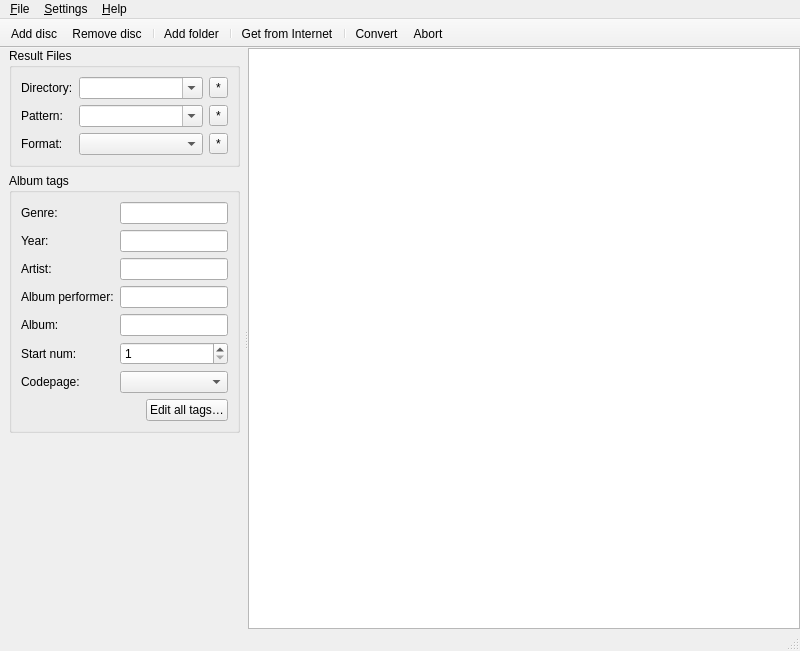
<?xml version="1.0" encoding="UTF-8"?>
<ui version="4.0">
 <class>MainWindow</class>
 <widget class="QMainWindow" name="MainWindow">
  <property name="geometry">
   <rect>
    <x>0</x>
    <y>0</y>
    <width>800</width>
    <height>651</height>
   </rect>
  </property>
  <property name="windowTitle">
   <string>Flacon</string>
  </property>
  <widget class="QWidget" name="centralwidget">
   <layout class="QVBoxLayout" name="verticalLayout_2">
    <property name="topMargin">
     <number>0</number>
    </property>
    <property name="rightMargin">
     <number>0</number>
    </property>
    <property name="bottomMargin">
     <number>0</number>
    </property>
    <item>
     <widget class="QSplitter" name="splitter">
      <property name="orientation">
       <enum>Qt::Orientation::Horizontal</enum>
      </property>
      <widget class="QWidget" name="layoutWidget">
       <layout class="QVBoxLayout" name="verticalLayout" stretch="0,0,1">
        <property name="rightMargin">
         <number>4</number>
        </property>
        <item>
         <widget class="QGroupBox" name="outFilesBox">
          <property name="title">
           <string>Result Files</string>
          </property>
          <layout class="QGridLayout" name="formLayout_2">
           <item row="0" column="0">
            <widget class="QLabel" name="outDirLabel">
             <property name="text">
              <string>Directory:</string>
             </property>
            </widget>
           </item>
           <item row="0" column="1">
            <layout class="QHBoxLayout" name="horizontalLayout_3">
             <item>
              <widget class="OutDirComboBox" name="outDirEdit">
               <property name="toolTip">
                <string comment="Main form tooltip for &quot;Directory&quot; edit">You can browse to the destination directory. You can also input it manually.

If the path is left empty or starts with &quot;.&quot; (dot), the result files will be placed in the same directory as the source.</string>
               </property>
               <property name="editable">
                <bool>true</bool>
               </property>
              </widget>
             </item>
             <item>
              <widget class="OutDirButton" name="outDirButton">
               <property name="text">
                <string notr="true">*</string>
               </property>
              </widget>
             </item>
            </layout>
           </item>
           <item row="1" column="0">
            <widget class="QLabel" name="outPatternEditLabel">
             <property name="text">
              <string>Pattern:</string>
             </property>
             <property name="buddy">
              <cstring>outPatternEdit</cstring>
             </property>
            </widget>
           </item>
           <item row="1" column="1">
            <layout class="QHBoxLayout" name="horizontalLayout_6">
             <item>
              <widget class="HistoryComboBox" name="outPatternEdit">
               <property name="toolTip">
                <string comment="Main form tooltip for &quot;Pattern&quot; edit">&lt;style type=&quot;text/css&quot;&gt;
.term {font-weight: bold;}
.def  { white-space: nowrap; }
&lt;/style&gt;
Tokens start with %. You can use the following tokens:
&lt;table&gt;
&lt;tr&gt;&lt;td class=&quot;term&quot;&gt;%n&lt;/td&gt; &lt;td class=&quot;def&quot;&gt; - Track number  &lt;/td&gt;
        &lt;td class=&quot;term&quot;&gt;%N&lt;/td&gt; &lt;td class=&quot;def&quot;&gt; - Total number of tracks&lt;/td&gt;&lt;/tr&gt;
&lt;tr&gt;&lt;td class=&quot;term&quot;&gt;%a&lt;/td&gt; &lt;td class=&quot;def&quot;&gt; - Artist&lt;/td&gt;
        &lt;td class=&quot;term&quot;&gt;%A&lt;/td&gt; &lt;td class=&quot;def&quot;&gt; - Album title&lt;/td&gt;&lt;/tr&gt;
&lt;tr&gt;&lt;td class=&quot;term&quot;&gt;%t&lt;/td&gt; &lt;td class=&quot;def&quot;&gt; - Track title&lt;/td&gt;
        &lt;td class=&quot;term&quot;&gt;%y&lt;/td&gt; &lt;td class=&quot;def&quot;&gt; - Year&lt;/td&gt;&lt;/tr&gt;
&lt;tr&gt;&lt;td class=&quot;term&quot;&gt;%g&lt;/td&gt; &lt;td class=&quot;def&quot;&gt; - Genre&lt;/td&gt;
        &lt;td class=&quot;term&quot;&gt;&lt;/td&gt; &lt;td class=&quot;def&quot;&gt;&lt;/td&gt;&lt;/tr&gt;
&lt;/table&gt;
&lt;br&gt;&lt;br&gt;
If you surround sections of text that contain a token with braces, these sections will be hidden if the token is empty.</string>
               </property>
               <property name="editable">
                <bool>true</bool>
               </property>
              </widget>
             </item>
             <item>
              <widget class="OutPatternButton" name="outPatternButton">
               <property name="text">
                <string notr="true">*</string>
               </property>
              </widget>
             </item>
            </layout>
           </item>
           <item row="2" column="0">
            <widget class="QLabel" name="outProfileLabel">
             <property name="text">
              <string>Format:</string>
             </property>
             <property name="buddy">
              <cstring>outProfileCombo</cstring>
             </property>
            </widget>
           </item>
           <item row="2" column="1">
            <layout class="QHBoxLayout" name="horizontalLayout_5">
             <item>
              <widget class="QComboBox" name="outProfileCombo">
               <property name="sizePolicy">
                <sizepolicy hsizetype="Expanding" vsizetype="Fixed">
                 <horstretch>0</horstretch>
                 <verstretch>0</verstretch>
                </sizepolicy>
               </property>
               <property name="toolTip">
                <string comment="Main form tooltip for &quot;Format&quot; edit">Output format</string>
               </property>
              </widget>
             </item>
             <item>
              <widget class="ToolButton" name="configureProfileBtn">
               <property name="text">
                <string notr="true">*</string>
               </property>
              </widget>
             </item>
            </layout>
           </item>
          </layout>
         </widget>
        </item>
        <item>
         <widget class="QGroupBox" name="tagsBox">
          <property name="sizePolicy">
           <sizepolicy hsizetype="Preferred" vsizetype="Preferred">
            <horstretch>0</horstretch>
            <verstretch>0</verstretch>
           </sizepolicy>
          </property>
          <property name="title">
           <string>Album tags</string>
          </property>
          <layout class="QGridLayout" name="formLayout">
           <item row="6" column="0">
            <widget class="QLabel" name="codepageComboLabel">
             <property name="text">
              <string>Codepage:</string>
             </property>
             <property name="buddy">
              <cstring>codepageCombo</cstring>
             </property>
            </widget>
           </item>
           <item row="3" column="0">
            <widget class="QLabel" name="tagAlbumPerformerLabel">
             <property name="text">
              <string>Album performer:</string>
             </property>
            </widget>
           </item>
           <item row="4" column="1" colspan="2">
            <widget class="MultiValuesLineEdit" name="tagAlbumEdit"/>
           </item>
           <item row="3" column="1" colspan="2">
            <widget class="MultiValuesLineEdit" name="tagAlbumPerformerEdit"/>
           </item>
           <item row="1" column="0">
            <widget class="QLabel" name="tagYearEditLabel">
             <property name="text">
              <string>Year:</string>
             </property>
             <property name="buddy">
              <cstring>tagYearEdit</cstring>
             </property>
            </widget>
           </item>
           <item row="6" column="1" colspan="2">
            <widget class="CodePageComboBox" name="codepageCombo"/>
           </item>
           <item row="1" column="1" colspan="2">
            <widget class="MultiValuesLineEdit" name="tagYearEdit">
             <property name="minimum" stdset="0">
              <number>1900</number>
             </property>
             <property name="maximum" stdset="0">
              <number>3000</number>
             </property>
            </widget>
           </item>
           <item row="5" column="0">
            <widget class="QLabel" name="tagStartNumEditLabel">
             <property name="toolTip">
              <string/>
             </property>
             <property name="text">
              <string>Start num:</string>
             </property>
             <property name="buddy">
              <cstring>tagStartNumEdit</cstring>
             </property>
            </widget>
           </item>
           <item row="2" column="0">
            <widget class="QLabel" name="tagPerformerLabel">
             <property name="text">
              <string>Artist:</string>
             </property>
             <property name="buddy">
              <cstring>tagPerformerEdit</cstring>
             </property>
            </widget>
           </item>
           <item row="0" column="1" colspan="2">
            <widget class="MultiValuesLineEdit" name="tagGenreEdit"/>
           </item>
           <item row="5" column="1" colspan="2">
            <widget class="MultiValuesSpinBox" name="tagStartNumEdit">
             <property name="minimum">
              <number>1</number>
             </property>
            </widget>
           </item>
           <item row="4" column="0">
            <widget class="QLabel" name="tagAlbumEditLabel">
             <property name="text">
              <string>Album:</string>
             </property>
             <property name="buddy">
              <cstring>tagAlbumEdit</cstring>
             </property>
            </widget>
           </item>
           <item row="0" column="0">
            <widget class="QLabel" name="tagGenreEditLabel">
             <property name="text">
              <string>Genre:</string>
             </property>
             <property name="buddy">
              <cstring>tagGenreEdit</cstring>
             </property>
            </widget>
           </item>
           <item row="7" column="2">
            <widget class="QPushButton" name="editTagsButton">
             <property name="text">
              <string comment="Button text">Edit all tags…</string>
             </property>
            </widget>
           </item>
           <item row="2" column="1" colspan="2">
            <widget class="MultiValuesLineEdit" name="tagPerformerEdit"/>
           </item>
          </layout>
         </widget>
        </item>
        <item>
         <spacer name="verticalSpacer">
          <property name="orientation">
           <enum>Qt::Orientation::Vertical</enum>
          </property>
          <property name="sizeHint" stdset="0">
           <size>
            <width>20</width>
            <height>40</height>
           </size>
          </property>
         </spacer>
        </item>
       </layout>
      </widget>
      <widget class="TrackView" name="trackView">
       <property name="sizePolicy">
        <sizepolicy hsizetype="Preferred" vsizetype="Preferred">
         <horstretch>1</horstretch>
         <verstretch>0</verstretch>
        </sizepolicy>
       </property>
       <property name="tabKeyNavigation">
        <bool>true</bool>
       </property>
       <property name="alternatingRowColors">
        <bool>true</bool>
       </property>
       <property name="selectionMode">
        <enum>QAbstractItemView::SelectionMode::ExtendedSelection</enum>
       </property>
       <property name="iconSize">
        <size>
         <width>22</width>
         <height>22</height>
        </size>
       </property>
       <property name="rootIsDecorated">
        <bool>true</bool>
       </property>
       <property name="itemsExpandable">
        <bool>true</bool>
       </property>
      </widget>
     </widget>
    </item>
   </layout>
  </widget>
  <widget class="QMenuBar" name="menubar">
   <property name="geometry">
    <rect>
     <x>0</x>
     <y>0</y>
     <width>800</width>
     <height>30</height>
    </rect>
   </property>
   <widget class="QMenu" name="menuFile">
    <property name="title">
     <string>&amp;File</string>
    </property>
    <addaction name="actionAddDisc"/>
    <addaction name="actionAddFolder"/>
    <addaction name="actionRemoveDisc"/>
    <addaction name="separator"/>
    <addaction name="actionRemoveSourceFiles"/>
    <addaction name="separator"/>
    <addaction name="actionDownloadTrackInfo"/>
    <addaction name="separator"/>
    <addaction name="actionStartConvert"/>
    <addaction name="actionStartConvertSelected"/>
    <addaction name="actionAbortConvert"/>
    <addaction name="separator"/>
    <addaction name="actionExit"/>
   </widget>
   <widget class="QMenu" name="menu_Settings">
    <property name="title">
     <string>&amp;Settings</string>
    </property>
    <addaction name="actionUpdates"/>
    <addaction name="actionConfigure"/>
   </widget>
   <widget class="QMenu" name="menu_Help">
    <property name="title">
     <string>&amp;Help</string>
    </property>
    <addaction name="actionAbout"/>
    <addaction name="actionShowLogs"/>
   </widget>
   <addaction name="menuFile"/>
   <addaction name="menu_Settings"/>
   <addaction name="menu_Help"/>
  </widget>
  <widget class="QStatusBar" name="statusbar"/>
  <widget class="QToolBar" name="toolBar">
   <property name="enabled">
    <bool>true</bool>
   </property>
   <property name="windowTitle">
    <string notr="true">toolBar</string>
   </property>
   <property name="movable">
    <bool>false</bool>
   </property>
   <property name="floatable">
    <bool>false</bool>
   </property>
   <attribute name="toolBarArea">
    <enum>TopToolBarArea</enum>
   </attribute>
   <attribute name="toolBarBreak">
    <bool>false</bool>
   </attribute>
   <addaction name="actionAddDisc"/>
   <addaction name="actionRemoveDisc"/>
   <addaction name="separator"/>
   <addaction name="actionAddFolder"/>
   <addaction name="separator"/>
   <addaction name="actionDownloadTrackInfo"/>
   <addaction name="separator"/>
   <addaction name="actionStartConvert"/>
   <addaction name="actionAbortConvert"/>
  </widget>
  <action name="actionAddDisc">
   <property name="text">
    <string comment="Main menu item">Add disc…</string>
   </property>
   <property name="iconText">
    <string comment="Toolbar item">Add disc</string>
   </property>
   <property name="toolTip">
    <string>Add CUE or audio file</string>
   </property>
   <property name="shortcut">
    <string>Ctrl+O</string>
   </property>
  </action>
  <action name="actionStartConvert">
   <property name="text">
    <string>Convert</string>
   </property>
   <property name="toolTip">
    <string>Start conversion process</string>
   </property>
   <property name="shortcut">
    <string>Ctrl+W</string>
   </property>
  </action>
  <action name="actionAbortConvert">
   <property name="text">
    <string>Abort</string>
   </property>
   <property name="toolTip">
    <string>Abort conversion process</string>
   </property>
  </action>
  <action name="actionExit">
   <property name="text">
    <string>Exit</string>
   </property>
   <property name="shortcut">
    <string>Ctrl+Q</string>
   </property>
  </action>
  <action name="actionConfigure">
   <property name="text">
    <string>Preferences</string>
   </property>
   <property name="toolTip">
    <string>Program preferences</string>
   </property>
  </action>
  <action name="actionAbout">
   <property name="text">
    <string>About Flacon</string>
   </property>
  </action>
  <action name="actionRemoveDisc">
   <property name="text">
    <string>Remove disc</string>
   </property>
   <property name="toolTip">
    <string>Remove disc from project</string>
   </property>
   <property name="shortcut">
    <string>Ctrl+Del</string>
   </property>
  </action>
  <action name="actionConfigureEncoder">
   <property name="text">
    <string>Configure encoder</string>
   </property>
   <property name="toolTip">
    <string>Configure encoder</string>
   </property>
  </action>
  <action name="actionDownloadTrackInfo">
   <property name="text">
    <string>Get from Internet</string>
   </property>
   <property name="toolTip">
    <string>Get album information from Internet</string>
   </property>
   <property name="shortcut">
    <string>Ctrl+I</string>
   </property>
  </action>
  <action name="actionAddFolder">
   <property name="text">
    <string comment="Main menu item">Add folder…</string>
   </property>
   <property name="iconText">
    <string comment="Toolbar item">Add folder</string>
   </property>
   <property name="toolTip">
    <string>Recursive album search</string>
   </property>
   <property name="shortcut">
    <string>Ctrl+Shift+O</string>
   </property>
  </action>
  <action name="actionUpdates">
   <property name="text">
    <string>Check for Updates…</string>
   </property>
   <property name="visible">
    <bool>true</bool>
   </property>
   <property name="menuRole">
    <enum>QAction::MenuRole::ApplicationSpecificRole</enum>
   </property>
  </action>
  <action name="actionStartConvertSelected">
   <property name="text">
    <string extracomment="Main menu item">Convert selected</string>
   </property>
   <property name="toolTip">
    <string extracomment="Main menu item tooltip">Start conversion process for the selected tracks</string>
   </property>
   <property name="shortcut">
    <string extracomment="Main menu item shortcut">Ctrl+Shift+W</string>
   </property>
  </action>
  <action name="actionWarnings">
   <property name="text">
    <string extracomment="Toolbar item caption">Warnings</string>
   </property>
   <property name="toolTip">
    <string extracomment="Toolbar item tooltip">Show Warnings</string>
   </property>
  </action>
  <action name="actionErrors">
   <property name="text">
    <string comment="Toolbar item caption" extracomment="Toolbar item caption">Errors</string>
   </property>
   <property name="toolTip">
    <string comment="Toolbar item tooltip" extracomment="Toolbar item tooltip">Show Errors</string>
   </property>
  </action>
  <action name="actionRemoveSourceFiles">
   <property name="text">
    <string>Trash Sources for successfully converted disks and Remove from list…</string>
   </property>
   <property name="toolTip">
    <string>Trash sources for converted disks and remove from list…</string>
   </property>
  </action>
  <action name="actionShowLogs">
   <property name="text">
    <string comment="Main menu item" extracomment="Main menu item">View logs</string>
   </property>
   <property name="toolTip">
    <string comment="Main menu tooltip" extracomment="Main menu tooltip">View logs</string>
   </property>
  </action>
 </widget>
 <customwidgets>
  <customwidget>
   <class>MultiValuesSpinBox</class>
   <extends>QSpinBox</extends>
   <header>controls.h</header>
  </customwidget>
  <customwidget>
   <class>MultiValuesLineEdit</class>
   <extends>QLineEdit</extends>
   <header>controls.h</header>
  </customwidget>
  <customwidget>
   <class>OutPatternButton</class>
   <extends>QToolButton</extends>
   <header>controls.h</header>
  </customwidget>
  <customwidget>
   <class>OutDirButton</class>
   <extends>QToolButton</extends>
   <header>controls.h</header>
  </customwidget>
  <customwidget>
   <class>HistoryComboBox</class>
   <extends>QComboBox</extends>
   <header>controls.h</header>
  </customwidget>
  <customwidget>
   <class>CodePageComboBox</class>
   <extends>QComboBox</extends>
   <header>controls.h</header>
  </customwidget>
  <customwidget>
   <class>TrackView</class>
   <extends>QTreeView</extends>
   <header>trackview.h</header>
  </customwidget>
  <customwidget>
   <class>OutDirComboBox</class>
   <extends>QComboBox</extends>
   <header>controls.h</header>
  </customwidget>
  <customwidget>
   <class>ToolButton</class>
   <extends>QToolButton</extends>
   <header>controls.h</header>
  </customwidget>
 </customwidgets>
 <tabstops>
  <tabstop>outDirEdit</tabstop>
  <tabstop>outDirButton</tabstop>
  <tabstop>outPatternEdit</tabstop>
  <tabstop>outPatternButton</tabstop>
  <tabstop>outProfileCombo</tabstop>
  <tabstop>configureProfileBtn</tabstop>
  <tabstop>tagGenreEdit</tabstop>
  <tabstop>tagYearEdit</tabstop>
  <tabstop>tagPerformerEdit</tabstop>
  <tabstop>tagAlbumEdit</tabstop>
  <tabstop>tagStartNumEdit</tabstop>
  <tabstop>codepageCombo</tabstop>
  <tabstop>trackView</tabstop>
 </tabstops>
 <resources/>
 <connections>
  <connection>
   <sender>actionExit</sender>
   <signal>triggered()</signal>
   <receiver>MainWindow</receiver>
   <slot>close()</slot>
   <hints>
    <hint type="sourcelabel">
     <x>-1</x>
     <y>-1</y>
    </hint>
    <hint type="destinationlabel">
     <x>399</x>
     <y>299</y>
    </hint>
   </hints>
  </connection>
 </connections>
</ui>
